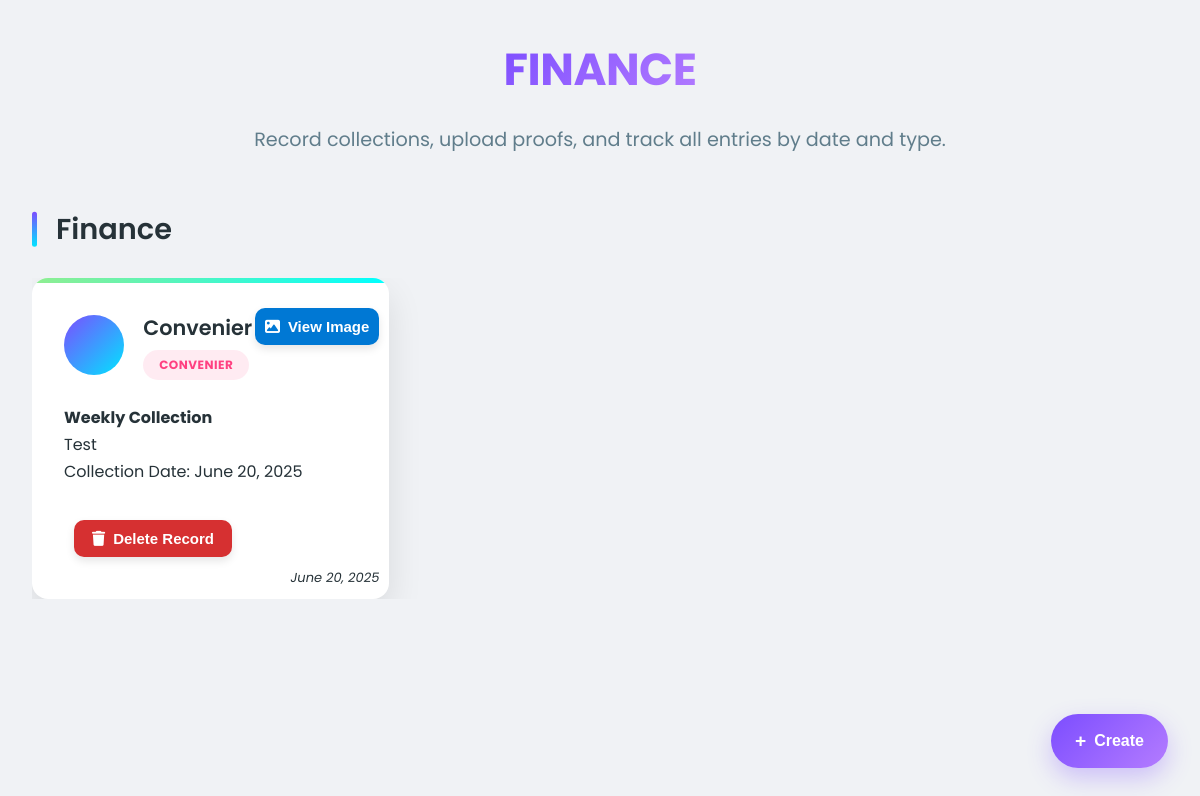
The page /dashboard/finance/ (signed in) on the database as committed earlier.
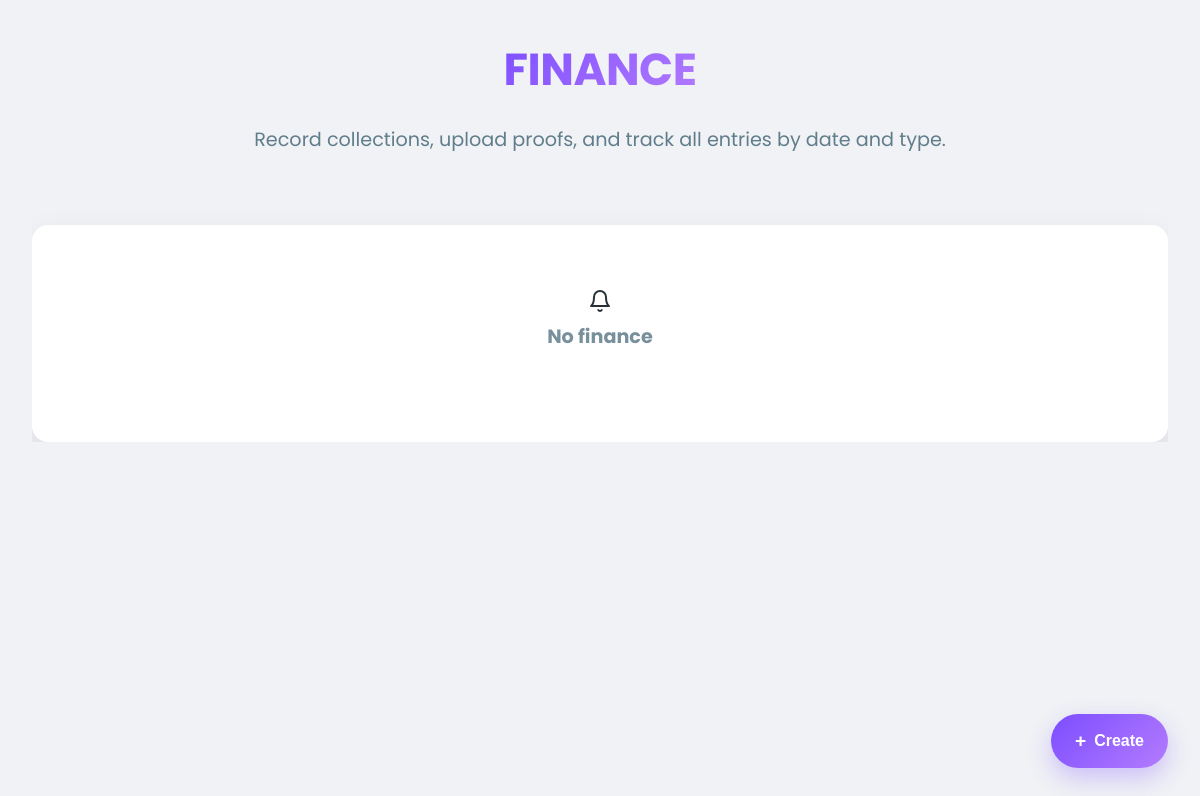
The same page on the database as committed later.
### dashboard/models.py (models this page shows, shortened)
class FinanceModel(models.Model):
    COLLECTION_TYPE_CHOICES=(
        ("Weekly Collection","Weekly Collection"),
        ("Monthly Collection","Monthly Collection"),
        ("Special Collection","Special Collection"),
    )
    user=models.ForeignKey(User,on_delete=models.CASCADE)
    collection_type=models.CharField(choices=COLLECTION_TYPE_CHOICES)
    description=models.TextField()
    collection_date=models.DateField()
    announced_date=models.DateField(auto_now_add=True)
    image=models.ImageField(upload_to="finance/")

### users/models.py (models this page shows, shortened)
class UserProfile(models.Model):
    GENDER_CHOICE=(
        ("","Select the gender"),
        ("male","male"),
        ("female","female"),
    )
    ROLE_CHOICE=(
        ("public_user","public_user"),
        ("member","member"),
        ("coordinator","coordinator"),
        ("convenier","convenier"),
    )
    user=models.OneToOneField(User,on_delete=models.CASCADE)
    phone_number=models.CharField(max_length=10,null=True,blank=True)
    role=models.CharField(max_length=20,choices=ROLE_CHOICE,default="public_user")
    gender=models.CharField(max_length=10,choices=GENDER_CHOICE,null=True,blank=True)
    address=models.TextField(null=True,blank=True)
    created_at=models.DateTimeField(auto_now_add=True)
    photo=models.ImageField(upload_to="profile_pics/",null=True,blank=True)

### dashboard/views.py (the view)
# urls.py: path("finance/",views.Finance,name="finance"),
@login_required(login_url="users:login")
def Finance(req):
    if (req.method=="POST"):
        form=financeModelForm(req.POST,req.FILES)
        if form.is_valid():
            finance=form.save(commit=False)
            finance.user=req.user
            finance.save()
            ft=form.cleaned_data.get("collection_type")
            return JsonResponse({
                "status":"success",
                "title":"Finance updated.",
                "message":f"Your {ft} collection is successfully submitted"
            })
        else:
            errors=form_errors(form)
            return JsonResponse({
                "status":"error",
                "title":"An error occured",
                "message":errors
            })
    else:
        form=financeModelForm()
        finance=FinanceModel.objects.all()
        cntx={
            "form":form,
            "finance":finance
        }
        return render(req,"dashboard/finance.html",context=cntx)

### templates/dashboard/finance.html (shortened to what this page needs)
<!DOCTYPE html>
<html lang="en">
    {% load static %}
<head>
     <link rel="stylesheet" href="https://cdnjs.cloudflare.com/ajax/libs/font-awesome/6.5.0/css/all.min.css">
</head>
<body>
    <div class="container">
        <header>
            <h1>FINANCE</h1>
            <p class="subtitle">Record collections, upload proofs, and track all entries by date and type.</p>
        </header>
        {% if request.user.userprofile.role == "convenier" or request.user.userprofile.role == "coordinator" %}
            <aside>
                <button type="button" id="create_finance" onclick="openModal()">Create</button>
            </aside>
        {% endif %}
        {% if finance %}
            <div class="section-header">
                <h2 class="section-title">Finance</h2>
            </div>
            <div class="user-grid">
                {% for i in finance %}
                <div class="user-card">
                    <div class="user-header">
                        <div class="user-avatar"></div>
                        <div class="user-info">
                            <div class="user-name">{{ i.user.username }}</div>
                            <span class="user-role role-coordinator">{{i.user.userprofile.role}}</span>
                        </div>
                    </div>
                    <div class="user-details">
                        <b>{{i.collection_type}}</b>
                        <p>{{i.description}}</p>
                        <p>Collection Date: {{i.collection_date}}</p>
                        <i class="time">{{i.announced_date}}</i>
                    </div>
                    <button class="custom-btn btn-view-img" data-img="{{i.image.url}}" type="button" onclick="viewImage(this)">
                        <i class="fas fa-image"></i> View Image
                    </button>
                    {% if i.user == request.user %}
                        <div class="action-buttons">
                            <button class="custom-btn btn-delete-rec" data-userid="{{i.id}}" onclick="deleteFinance(this)">
                                <i class="fas fa-trash"></i> Delete Record
                            </button>
                        </div>
                    {% endif %}
                </div>
                {% endfor %}
            </div>
        {% else %}
            <div class="user-grid">
                <div class="empty-state">
                    <div data-feather="bell"></div>
                    <h3 class="empty-text">No finance</h3>
                </div>
            </div>
        {% endif %}
    </div>
</body>
</html>

Rows that differ between the two databases and show on the page:
removed FinanceModel: user.username "Convenier", user.userprofile.role "CONVENIER", collection_type "Weekly Collection", description "Test", collection_date "June 20, 2025", announced_date "June 20, 2025"
Other text that changed with them:
text no longer shown: "Finance"
text now shown: "No finance"
